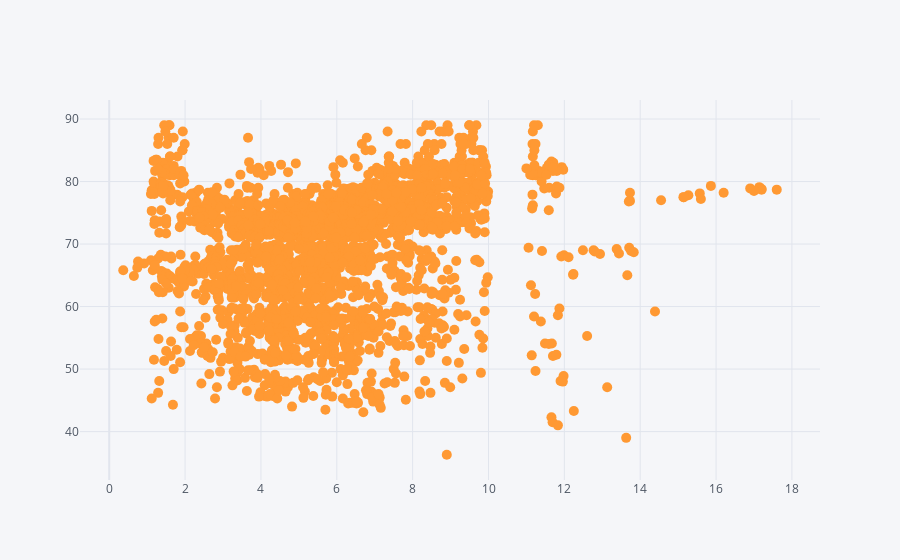

The notebook cell saved with this chart:
### Code cell
"""
Observation
===========
We can't see any clear relationship between total expenditure and life expectancy

"""


who_df_copy.iplot(kind='scatter',x='total expenditure',y='life expectancy',mode='markers',size=10)

### Figure 1 — Plotly figure (JSON) as saved in the notebook; plotly's stock layout.template omitted (floating-point values rounded to 4 significant figures; data arrays with more than 128 entries replaced by an {"elided": "..."} marker saying what was removed)
{"data": [{"line": {"color": "rgba(255, 153, 51, 1.0)", "dash": "solid", "shape": "linear", "width": 1.3}, "marker": {"size": 10, "symbol": "circle"}, "mode": "markers", "name": "life expectancy", "text": "", "type": "scatter", "x": {"elided": "2888 float values"}, "y": {"elided": "2888 float values"}}], "layout": {"legend": {"bgcolor": "#F5F6F9", "font": {"color": "#4D5663"}}, "paper_bgcolor": "#F5F6F9", "plot_bgcolor": "#F5F6F9", "title": {"font": {"color": "#4D5663"}}, "xaxis": {"gridcolor": "#E1E5ED", "showgrid": true, "tickfont": {"color": "#4D5663"}, "title": {"font": {"color": "#4D5663"}, "text": ""}, "zerolinecolor": "#E1E5ED"}, "yaxis": {"gridcolor": "#E1E5ED", "showgrid": true, "tickfont": {"color": "#4D5663"}, "title": {"font": {"color": "#4D5663"}, "text": ""}, "zerolinecolor": "#E1E5ED"}}}
